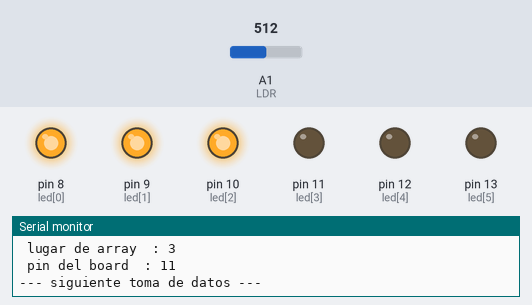
The sketch below on a simulated Arduino Uno, built with avr-gcc and run on an emulated ATmega328P. Shown: output pins drawn as LEDs (lit = HIGH), the last lines printed to the serial monitor. The inputs (shaded band) are chosen by the test bench; at power-on: A1 (LDR) = 512.

Above: at 1.3 s.
1.4 s: A1 (LDR) set to 527
At 2.1 s:
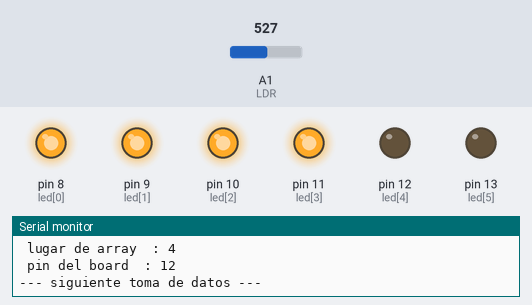
3.2 s: A1 (LDR) set to 669
4.7 s: A1 (LDR) set to 692
At 5.6 s:
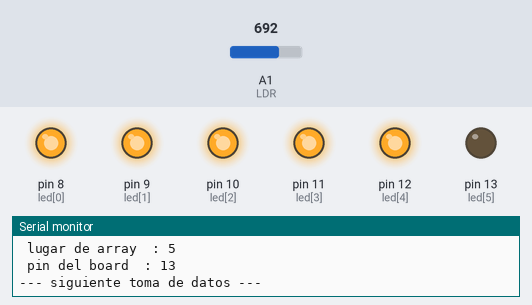
6.6 s: A1 (LDR) set to 836
9.8 s: A1 (LDR) set to 864
At 10.9 s:
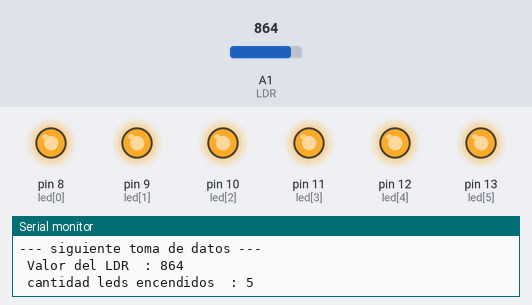
11.7 s: A1 (LDR) set to 122
At 12.8 s:
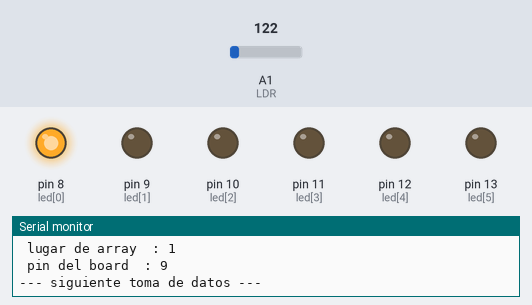
Timing chart, 0 to 14.4 s (numbered marks = the images above; inputs shaded):
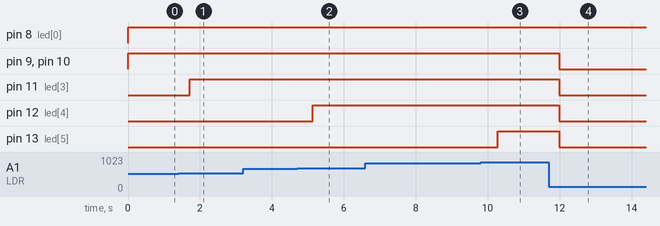

Measured:
- the behaviour switches between 512 and 513 on A1 (LDR) (found by bisection; images 0 and 1)
- the behaviour switches between 683 and 684 on A1 (LDR) (found by bisection; images 1 and 2)
- the behaviour switches between 854 and 855 on A1 (LDR) (found by bisection; images 2 and 3)
- after the input at 1.4 s, pin 11 (led[3]): LOW → HIGH after 0.31 s
- after the input at 4.7 s, pin 12 (led[4]): LOW → HIGH after 0.44 s
- after the input at 9.8 s, pin 13 (led[5]): LOW → HIGH after 0.48 s
- after the input at 11.7 s, pin 9 (led[1]), pin 10 (led[2]), pin 11 (led[3]), pin 12 (led[4]), pin 13 (led[5]): HIGH → LOW after 0.29 s

The sketch:

analogRead_02_LDR.ino
```cpp
/*             +  -                                         +  -
               *  *    *  *  *  *  *       *  *  *  *  *    *  *
               *  *    *  *  *  *  *       *  *  +-----+    *  *
               *  * +----[PWR]-------------------| USB |--+ *  *
               *  * |                            +-----+  | *  *
               *  * |         GND/RST2  [ ][ ]            | *  *
               *  * |       MOSI2/SCK2  [ ][ ]  A5/SCL[ ] | *  *
               *  * |          5V/MISO2 [ ][ ]  A4/SDA[ ] | *  *
               *  * |                             AREF[ ] | *  *
               *  * |                              GND[ ] | *  *
               *  * | [ ]N/C                    SCK/13[0] |------------------------\
               *  * | [ ]IOREF                 MISO/12[0] |-----------------------\|
               *  * | [ ]RST                   MOSI/11[0]~|----------------------\||
               *  * | [ ]3V3    +---+               10[0]~|---------------------\|||
               0------[0]5v    -| A |-               9[0]~|--------------------\||||
               *  * | [ ]GND   -| R |-               8[0] |-------------------\|||||
               *  0---[0]GND   -| D |-                    | *  *              ||||||
               *  * | [ ]Vin   -| U |-               7[ ] | *  *              ||||||
               *  * |          -| I |-               6[ ]~| *  *              ||||||
       /------------| [ ]A0    -| N |-               5[ ]~| *  *              ||||||
       |       *  * | [ ]A1    -| O |-               4[ ] | *  *              ||||||
       |       *  * | [ ]A2     +---+           INT1/3[ ]~| *  *              ||||||
       |       *  * | [ ]A3                     INT0/2[ ] | *  *              ||||||
       |       *  * | [ ]A4/SDA   RST SCK MISO    TX>1[ ] | *  *              ||||||
       |       *  * | [ ]A5/SCL   [ ] [ ] [ ]     RX<0[ ] | *  *              ||||||
       |       *  * |             [ ] [ ] [ ]             | *  *              ||||||
       |       *  * |  UNO_R3     GND MOSI 5V ____________/ *  *              ||||||
       |       *  * \________________________/              *  *              ||||||
	   |       *  *    *  *  *  *  *       *  *  *  *  *    *  *			  ||||||
       |           10 kOhm         LDR     *  *  *  *  *    *  *			  ||||||
       |       *  0-ww-0  *  *  0  0--(w)--0  *  *  *  0----0  *			  ||||||
       \-----------------------/pin A0     *  *  *  *  *    *  *			  ||||||
               *  *    *  *  *  *  *       *  *  *  *  *    *  *			  ||||||
               *  *    *  *  *  *  *       *  *  *  *  *    *  *			  ||||||
                   220 Ohm         Led                 /----pin 8-------------/|||||
               *  0-ww-0  *  *  * 0--(L)---0  *  *  *  0    *  *			   |||||
               *  *    *  *  *  *  *       *  *  *  *  *    *  *			   |||||
                   220 Ohm         Led                 /----pin 9--------------/||||
               *  0-ww-0  *  *  * 0--(L)---0  *  *  *  0    *  *			    ||||
               *  *    *  *  *  *  *       *  *  *  *  *    *  *			    ||||
                   220 Ohm         Led                 /----pin 10--------------/|||
               *  0-ww-0  *  *  * 0--(L)---0  *  *  *  0    *  *			     |||
               *  *    *  *  *  *  *       *  *  *  *  *    *  *			     |||
                   220 Ohm         Led                 /----pin 11---------------/||
               *  0-ww-0  *  *  * 0--(L)---0  *  *  *  0    *  *			      ||
               *  *    *  *  *  *  *       *  *  *  *  *    *  *			      ||
                   220 Ohm         Led                 /----pin 12----------------/|
               *  0-ww-0  *  *  * 0--(L)---0  *  *  *  0    *  *			       |
               *  *    *  *  *  *  *       *  *  *  *  *    *  *			       |
                   220 Ohm         Led                 /----pin 13-----------------/
               *  0-ww-0  *  *  * 0--(L)---0  *  *  *  0    *  *
               *  *    *  *  *  *  *       *  *  *  *  *    *  *
               *  *    *  *  *  *  *       *  *  *  *  *    *  *
               *  0    *  *  *  *  *       *  *  *  *  *    *  0
                   \-------------------------------------------/ - GND
               *  *    *  *  *  *  *       *  *  *  *  *    *  *
   pin 5v      0  *    *  *  *  *  *       *  *  *  *  *    0  *
                \------------------------------------------/+ 5v
*/
int demora =  500;
int led[] = {8,9,10,11,12,13};
int LDR = A1;
int pin =  0;
int cantidad_led = 0;
int ingresos_LDR_a_ADC =0; //0 a 1024 conversos Analogico digital de 10 bit
int parametros_salida =0; //                  0 a 5 volt en 8 bits 0 a 255

void setup()
 {
  for (pin=0;pin<=5; pin++)
  {
    pinMode(led[pin],OUTPUT);
  }
  Serial.begin(9600);
  pinMode(LDR,INPUT);
}

void loop()
{
  ingresos_LDR_a_ADC = analogRead (LDR);
  //                  tengo 6 leds por lo que el valor de 1024 en 6  = 170.66
  cantidad_led = ingresos_LDR_a_ADC / 171;
  for (pin=0;pin<=5; pin++)
  {
    digitalWrite (led[pin],LOW);
  }


  for (pin=0;pin<=cantidad_led; pin++)
  {
    digitalWrite (led[pin],HIGH);
  }
    Serial.print(" Valor del LDR  : ");
    Serial.println(ingresos_LDR_a_ADC);
    Serial.print(" cantidad leds encendidos  : ");
    Serial.println(cantidad_led);
    Serial.print(" lugar de array  : ");
    Serial.println(pin);
    Serial.print(" pin del board  : ");
    Serial.println(led[pin]);
    Serial.println("--- siguiente toma de datos --- ");

  delay(demora);
}
```
